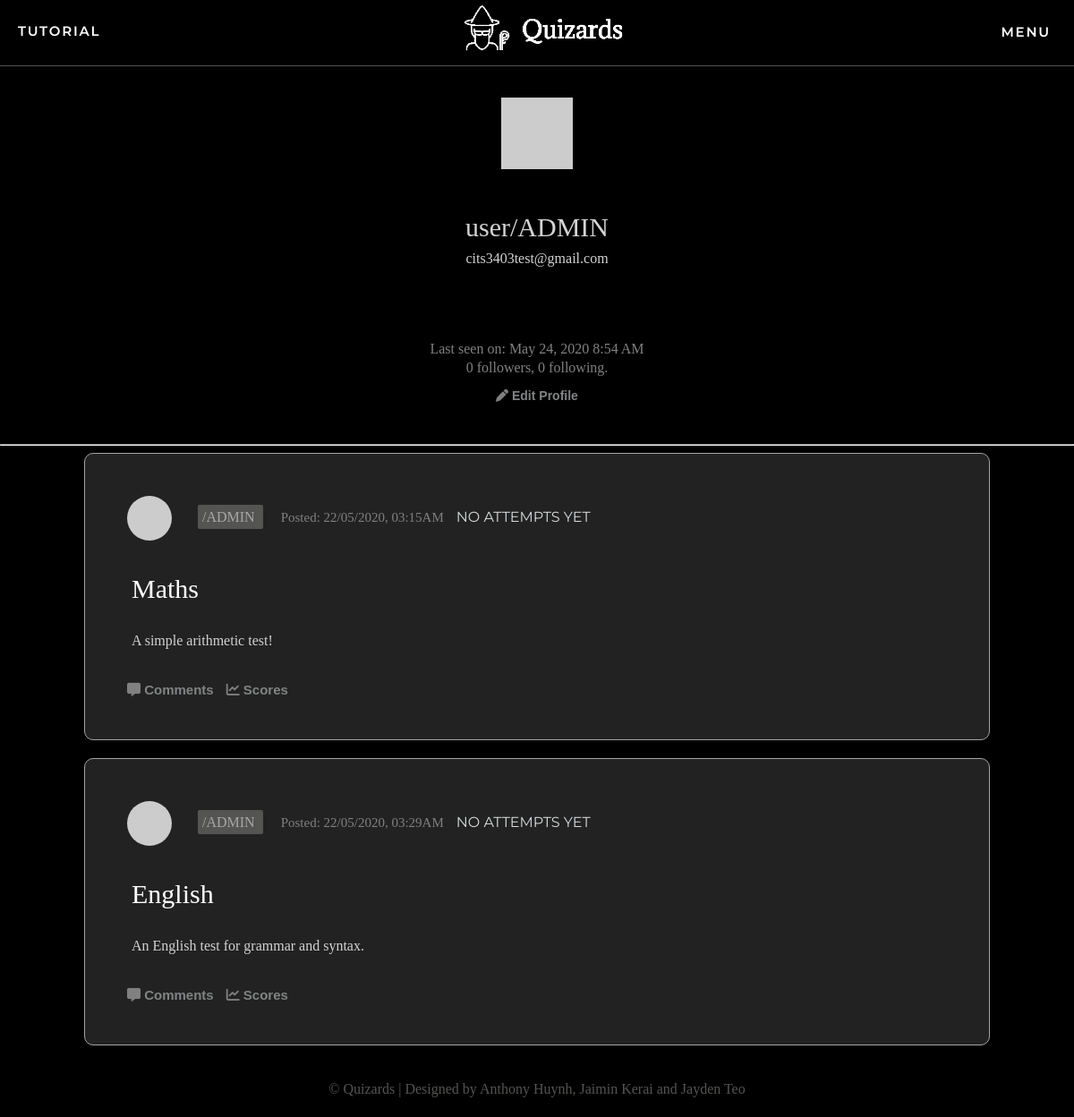
/user/ADMIN (signed in), run on an earlier commit of the app's database.
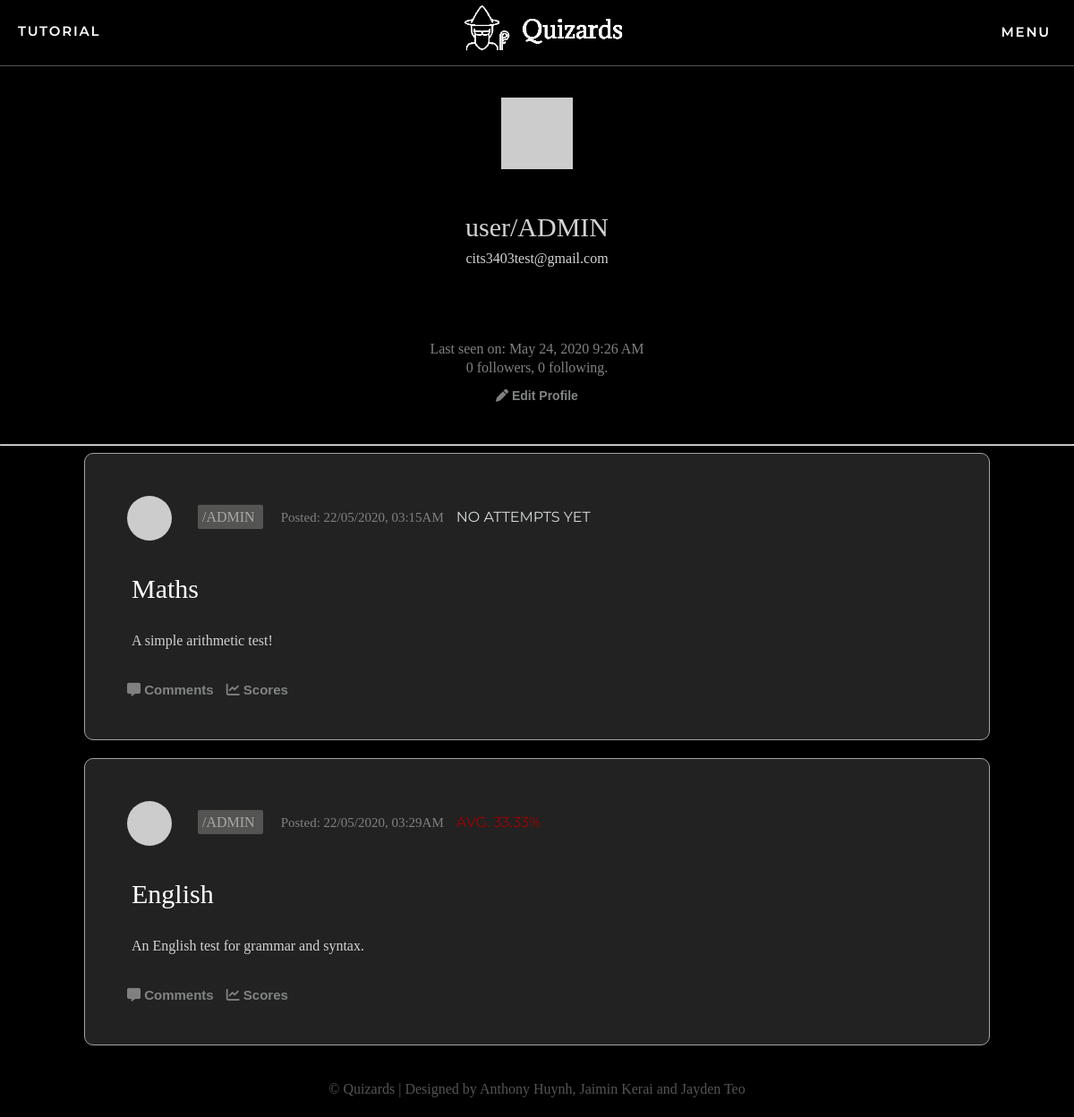
And on a later commit of the database.
### app/models.py (models this page shows, shortened)
class User(UserMixin, db.Model):
    id = db.Column(db.Integer, primary_key=True)
    username = db.Column(db.String(64), index=True, unique=True)
    email = db.Column(db.String(120), index=True, unique=True)
    password_hash = db.Column(db.String(128))
    posts = db.relationship('Post', backref='author', lazy='dynamic')
    authorOf = db.relationship('Quizzes', backref='author', lazy='dynamic')
    admin = db.Column(db.Boolean, unique=False, default=False)
    marksOf = db.relationship('quizMarks', backref='markOf', lazy='dynamic')
    longanswers = db.relationship('LongAnswers', backref='user', lazy='dynamic')
    def avatar(self, size):
        digest = md5(self.email.lower().encode('utf-8')).hexdigest()
        return 'https://www.gravatar.com/avatar/{}?d=identicon&s={}'.format(
            digest, size)
    about_me = db.Column(db.String(140))
    last_seen = db.Column(db.DateTime, default=datetime.utcnow)
    followed = db.relationship(
        'User', secondary=followers,
        primaryjoin=(followers.c.follower_id == id),
        secondaryjoin=(followers.c.followed_id == id),
        backref=db.backref('followers', lazy='dynamic'), lazy='dynamic')

class Quizzes(db.Model):
    id = db.Column(db.Integer, primary_key=True, autoincrement=True, unique=True)
    name = db.Column(db.String(64))
    description = db.Column(db.String(255))
    questions = db.relationship('Questions', backref='Quizzes', lazy='dynamic')
    mcquestion = db.relationship('multiChoice', backref='MCQuizzes', lazy='dynamic')
    longquestions = db.relationship('LongQuestions', backref='LongQuizzes', lazy='dynamic')
    author_id = db.Column(db.Integer, db.ForeignKey('user.id'))
    pub_date = db.Column(db.DateTime, index=True, default=datetime.utcnow)
    quizMarks = db.relationship('quizMarks', backref='quizMarks', lazy='dynamic')
    posts= db.relationship('Post', backref='post', lazy='dynamic')
    def Avgmark(self):
        total_sum = float(sum(quizMarks.mark for quizMarks in self.quizMarks))
        count = float(quizMarks.query.filter_by(quiz_id=self.id).count())
        if count > 0:
            return round(total_sum/count,2)
        if count == 0:
            return False

### app/routes.py (the view)
@app.route('/user/<username>')
@login_required
def user(username):
    user = User.query.filter_by(username=username).first_or_404()
    page = request.args.get('page', 1, type=int)
    quizzes = user.authorOf.paginate(page)
    return render_template('user.html', user=user, quizzes=quizzes.items)

### app/models.py (called while the page is built)
@login.user_loader
def load_user(id):
    return User.query.get(int(id))

### app/routes.py (called while the page is built)
@app.before_request
def before_request():
    if current_user.is_authenticated:
        g.user = load_user(current_user.id)
        current_user.last_seen = datetime.utcnow()
        db.session.commit()

### app/templates/user.html (shortened to what this page needs)
{% extends "base.html" %}
{% block content %}
<div class="container">
    <table class= "profile-table" width="100%">
        <tr>
            <td width="100%" style="text-align: center;"><img src="{{ user.avatar(128) }}" class="profile-avatar"></td>
        </tr>
        <tr>
            <td style="text-align: center;">
                <p class="username">user/{{ user.username }}</p>
                <p class="email">{{ user.email }}</p>
            </td>
        </tr>
        <tr>
            <td>
            </td>
        </tr>
        <tr>
            <td>
                {% if user.last_seen %}<p>Last seen on: {{ moment(user.last_seen).format('LLL') }}</p>{% endif %}
                <p>{{ user.followers.count() }} followers, {{ user.followed.count() }} following.</p>
                {% if user == current_user %}
                <p><a href="{{ url_for('edit_profile') }}">
                    <button class="clicker2"><i class='fas fa-pen' style="color:gray"></i>  Edit Profile</button>
                </a></p>
                {% elif not current_user.is_following(user) %}
                <p><a href="{{ url_for('follow', username=user.username) }}">
                    <button class="clicker2"><i class='fas fa-user-plus' style="color:gray"></i>  Follow</button>
                </a></p>
                {% else %}
                <p><a href="{{ url_for('unfollow', username=user.username) }}">
                    <button class="clicker2"><i class='fas fa-user-minus' style="color:gray"></i>  Unfollow</button>
                </a></p>
                {% endif %}
            </td>
        </tr>
    </table>
    <hr>
    {% for quiz in quizzes %}
        {% include 'quizdisplay.html' %}
    {% endfor %}
</div>
{% endblock %}

### app/templates/base.html (shortened to what this page needs)
<!DOCTYPE html>
<html lang="en-US">
    <head>
        <link href="{{ url_for('static', filename='css/styles.css') }}" rel="stylesheet">
    </head>
    <body>
        <div class="container">
        <div>
            <ul class="basenav topnav">
                {% if current_user.is_anonymous %}
                <li class="tags"><a href="{{ url_for('tutorial') }}">tutorial</a></li>
                <li class="logo"><a href="{{ url_for('quizzes') }}"><img class='baselogo' src="{{ url_for('static', filename='css/templogo.png') }}"></a></li>
                <li class="tags"><a href="{{ url_for('login') }}">Sign In</a></li>
                {% else %}
                <li class="tags"><a href="{{ url_for('tutorial') }}">tutorial</a></li>
                <li class="logo"><a href="{{ url_for('quizzes') }}"><img class='baselogo' src="{{ url_for('static', filename='css/templogo.png') }}"></a></li>
                <div class="dropdown">
                    <button class="dropbtn"><li class="tags"><a href="{{ url_for('quizzes') }}">Menu</a></li>
                    </button>
                </div>
                {% endif %}
            </ul>
        </div>
        <br>
        <div class="messages">
            {% block content %}
            {% endblock %}
        </div>
        <footer>
            <div class="footer-bottom">&copy; Quizards | Designed by Anthony Huynh, Jaimin Kerai and Jayden Teo
            </div>
        </footer>
    </body>
</html>

### app/templates/quizdisplay.html (shortened to what this page needs)
<div class="row" onclick="location.href='{{ url_for('quizform', quizid=quiz.id,  quizname=quiz.name) }}';" style="cursor:pointer;">
        <table>
            <tr>
                <td colspan=100%;>
                    <a href="{{ url_for('user', username=quiz.author.username) }}" style="text-decoration:none">
                        <img src="{{ quiz.author.avatar(36) }}" class="profile-pic">
                    </a>
                    <a href="{{ url_for('user', username=quiz.author.username) }}" class = "author">
                        /{{ quiz.author.username }}
                    </a><span class="date">Posted: {{ moment(quiz.pub_date).format('DD/MM/YYYY, hh:mmA') }}</span>
                    {% if quiz.Avgmark() == False%}
                    <span class="avgmark">No attempts yet</span>
                    {% elif quiz.Avgmark() >= 75.0 %}
                    <span class="avgmark good">Avg. {{ quiz.Avgmark() }}%</span>
                    {% elif quiz.Avgmark() < 75.0 and quiz.Avgmark() >= 50.0 %}
                    <span class="avgmark ok">Avg. {{ quiz.Avgmark() }}%</span>
                    {% elif quiz.Avgmark() < 50 and quiz.Avgmark() >= 0.0 %}
                    <span class="avgmark bad">Avg. {{ quiz.Avgmark() }}%</span>
                    {% endif %}
                </td>
            </tr>
                        <td colspan=5><a href="{{ url_for('quizform', quizid=quiz.id, quizname=quiz.name) }}" class="quiz-name">
                            {{ quiz.name }} </a></td>
            <tr>
                <td colspan=5, class="desc">{{ quiz.description }}
                </td>
            </tr>
            <tr>
                <td colspan=100%>
                    <a href="{{ url_for('comments', quizid=quiz.id, quizname=quiz.name) }}" style="text-decoration:none">
                        <button class="clicker"><i class='fas fa-comment-alt' style="color:gray"></i> Comments</button>
                    </a>
                    <a href="{{ url_for('scores', quizid=quiz.id, quizname=quiz.name) }}" style="text-decoration:none">
                        <button class="clicker"><i class='fas fa-chart-line' style="color:gray"></i> Scores</button>
                    </a>
                </td>
            </tr>
        </table>
</div>

### app/static/css/styles.css (style rules this page uses)
body { margin: 0; padding: 0; height: 100vh; font-family: Verdana; background-color: black; color: rgb(215, 218, 220); }
.basenav { padding: 0; margin: 0; list-style: none; display: flex; background-color: black; border-bottom: 1px solid #545452; }
.topnav { justify-content: space-between; }
.tags { padding-top: 25px; margin-left: 20px; margin-right: 20px; }
.tags a::after { content: ''; display:block; width:0; height:2px; background: #666666; transition: transform .5s ease-in-out; transform: scaleX(0); margin-top:25px; }
.logo::after { content: ''; display:block; width:0; height:2px; background: #666666; transition: transform .5s ease-in-out; transform: scaleX(0); }
.basenav a { color: white; text-decoration: solid; text-transform: uppercase; letter-spacing: 1.8px; font-family: 'Montserrat'; font-weight: 600; font-size: 15px; }
.basenav .baselogo { transform: translateX(10px); width: 300px; height: auto; }
.dropdown { float: left; overflow: hidden; transition: 0.5s ease; }
.dropdown .dropbtn { font-size: 16px; border: none; outline: none; color: white; background-color: inherit; font-family: inherit; margin: 0; transition: 0.4s ease; }
.messages { text-align: center; }
.row { position:relative; left: 50%; transform: translate(-50%, 0%); max-width: 1000px; width: 80%; background: #222222; padding: 25px; border-radius: 10px; margin-bottom: 20px; border: 1px solid #A5A4A4; }
.profile-pic { border-radius: 50%; padding: 5px; width:50px; margin-top:0px; vertical-align: middle; }
.author { margin: 20px; color: rgb(168, 168, 168); padding: 5px; text-decoration: none; background-color: RGBA(84, 84, 82, 1); border-radius:2px; text-align: center; }
.quiz-name { text-decoration:none; color:white; padding:10px; border-radius:2px; margin-right:20px; font-size:30px; }
.desc { color: lightgrey; padding-left:25px; }
.date { font-size:15px; color: grey; padding-top:15px; }
.avgmark { margin-left: 10px; position: relative; font-family: "Montserrat"; text-transform: uppercase; font-size: 16px; }
.bad { color: rgb(161, 0, 0); }
.clicker { background-color: #222222; border: #222222; font-size: 15px; padding: 5px 5px 5px 5px; text-align: center; border-radius: 5px; color: rgb(129, 131, 132); font-weight: 700; }
.clicker { transition-duration: 0.4s; }
.assessments th, td { padding: 15px; text-align: left; }
.profile-avatar { text-align: center; }
.profile-table td { text-align:center; line-height:5px; }
.profile-table .username { font-size: 30px; color:lightgrey; }
.profile-table .email { color:lightgrey; }
.profile-table p { color:grey; }
.clicker2 { background-color: black; border: black; font-size: 14px; padding: 5px 5px 5px 5px; text-align: center; border-radius: 5px; color: rgb(129, 131, 132); font-weight: 700; }
.clicker2 { transition-duration: 0.4s; }
html, body { height:100%; position:relative; overflow:auto; }
.footer-bottom { height: 40px; text-align: center; bottom:0px; left:0px; position:relative; width:100%; color: #545452; padding-top:20px; }

What changed in the data, as far as the page shows it:
changed User "ADMIN": last_seen "May 24, 2020 8:54 AM" → "May 24, 2020 9:26 AM"
shown differently, row unchanged: Quizzes "English": no longer shows "NO ATTEMPTS YET"
